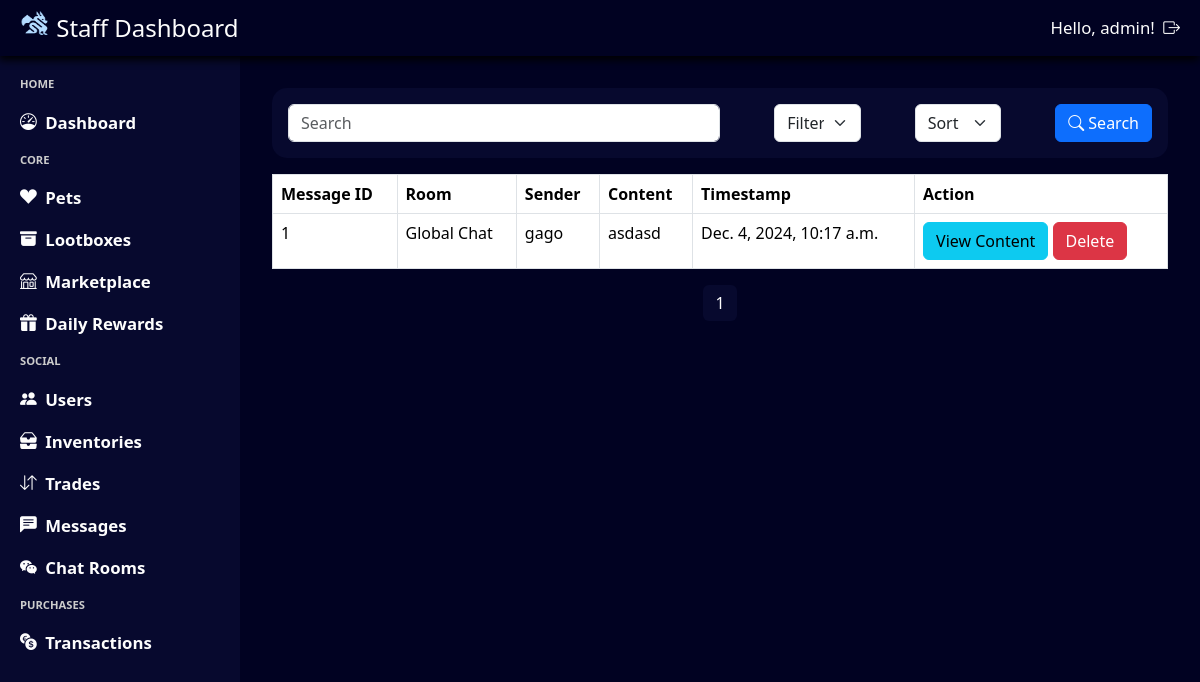
The app's page /staff/chats/ (signed in) with its own data.
### chat/models.py (models this page shows, shortened)
class Message(models.Model):
    room = models.ForeignKey(ChatRoom, on_delete=models.CASCADE, related_name="messages")
    sender = models.ForeignKey(User, on_delete=models.CASCADE, related_name="sent_messages")
    content = models.TextField()
    timestamp = models.DateTimeField(auto_now_add=True)

class ChatRoom(models.Model):
    ROOM_TYPES = [
        ('global', 'Global'),
        ('private', 'Private')
    ]
    type = models.CharField(max_length=10, choices=ROOM_TYPES)
    name = models.CharField(max_length=100, unique=True)
    members = models.ManyToManyField(User, blank=True)

### admin_system/views.py (the view, shortened to what this page needs)
# urls.py: path('chats/', views.query_chats, name='query_chats'),
@login_required(login_url='admin_login')
@user_passes_test(login_url='admin_login', test_func=is_staff)
def query_chats(request):
    query = request.GET.get('search', '')
    filter_by = request.GET.get('filter', '')
    sort_by = request.GET.get('sort', '')
    messages = Message.objects.all()
    if sort_by == 'descending':
        messages = messages.reverse()
    paginator = Paginator(messages, 10)  # Show 10 messages per page
    page_number = request.GET.get('page')
    page_obj = paginator.get_page(page_number)
    return render(request, 'staff_messages.html', {'page_obj': page_obj})

### admin_system/views.py (called while the page is built)
def is_staff(user):
    return user.is_staff

### base_template/context_processor.py (called while the page is built)
def profile_context(request):
    if request.user.is_authenticated:
        try:
            profile = Profile.objects.get(user = request.user)
            return {'navbar_profile': profile}
        except Profile.DoesNotExist:
            return {'navbar_profile': None}
    return {'navbar_profile': None}

### notification/context_processor.py (called while the page is built)
def notification_context(request):
    if request.user.is_authenticated:
        notifications = Notification.objects.filter(user=request.user, notif_status=Notification.Status.unread).count()
        return {'notifications': notifications}
    return {'notifications': 0}

### admin_system/templates/staff_messages.html (shortened to what this page needs)
{% extends "staff_template.html" %}
{% load static %}
{% block css %}
    <link rel="stylesheet" href="{% static 'staff_messages.css' %}"/>
{% endblock %}
{% block content %}
<div class="staff-messages-container">
    <form class="staff-messages-header" method="get" action="{% url 'query_chats' %}">
        <div id="search-container">
            <input type="text" name="search" class="form-control staff-messages-header-search" placeholder="Search" aria-label="Search" aria-describedby="basic-addon1">
        </div>
        <select name="filter" class="form-select staff-messages-header-filter" aria-label="Filter">
            <option value="message_id" selected>Filter by: Message ID</option>
        </select>
        <select name="sort" class="form-select staff-messages-header-sort" aria-label="Sort">
            <option value="" selected disabled>Sort by:</option>
        </select>
        <button class="btn btn-primary staff-messages-header-button" id="staff-messages-header-button-search">
            <i class="bi bi-search"></i>
            Search
        </button>
    </form>
    <table class="table table-bordered">
        <thead>
            <tr>
                <th>Message ID</th>
                <th>Room</th>
                <th>Sender</th>
                <th>Content</th>
                <th>Timestamp</th>
                <th>Action</th>
            </tr>
        </thead>
        <tbody>
            {% for message in page_obj %}
            <tr>
                <td>{{ message.id }}</td>
                <td>{{ message.room.name }}</td>
                <td>{{ message.sender.username }}</td>
                <td>{{ message.content|truncatechars:20 }}</td>
                <td>{{ message.timestamp }}</td>
                <td>
                    <button type="button" class="btn btn-info" data-toggle="modal" data-target="#viewMessageModal{{ message.id }}">View Content</button>
                    <button type="button" class="btn btn-danger" data-toggle="modal" data-target="#deleteMessageModal{{ message.id }}">Delete</button>
                </td>
            </tr>
            {% endfor %}
        </tbody>
    </table>
    <nav aria-label="Page navigation">
        <ul class="pagination">
            {% for num in page_obj.paginator.page_range %}
                {% if page_obj.number == num %}
                    <li class="page-item active"><a class="page-link" href="#">{{ num }}</a></li>
                {% elif num > page_obj.number|add:'-3' and num < page_obj.number|add:'3' %}
                    <li class="page-item"><a class="page-link" href="?page={{ num }}">{{ num }}</a></li>
                {% endif %}
            {% endfor %}
        </ul>
    </nav>
</div>
{% endblock %}

### admin_system/templates/staff_template.html (shortened to what this page needs)
{% load static %}
<html>
    <head>
        <link rel="stylesheet" type="text/css" href="{% static 'staff_template.css' %}">
        <link rel="stylesheet" href="https://cdn.jsdelivr.net/npm/bootstrap@5.3.3/dist/css/bootstrap.min.css">
        <link rel="stylesheet" href="https://cdn.jsdelivr.net/npm/bootstrap-icons@1.11.3/font/bootstrap-icons.min.css">
        {% block css %}{% endblock %}
    </head>
    <body>
        <div class = "staff-template-container">
            <div class = "staff-template-navbar">
                <div class = "staff-template-navbar-title">
                    <img src="{% static 'logo-light.png' %}" alt="Logo" width="30" height="24" class="d-inline-block align-text-top">
                    Staff Dashboard
                </div>
                <div class = "staff-template-navbar-auth">
                    Hello, {{ user.username }}!
                    <a class = "staff-template-navbar-auth-item" href="{% url "staff_logout" %}">
                        <i class="bi bi-box-arrow-right"></i>
                    </a>
                </div>
            </div>
            <div class = "staff-template-left">
                HOME
                <a class = "staff-template-left-item" href="{% url 'staff_dashboard' %}">
                    <i class="bi bi-speedometer"></i>Dashboard
                </a>
                CORE
                <a class = "staff-template-left-item" href="{% url 'staff_pets' %}">
                    <i class="bi bi-suit-heart-fill"></i>Pets
                </a>
                <a class = "staff-template-left-item"  href="{% url 'staff_lootboxes' %}">
                    <i class="bi bi-archive-fill"></i>Lootboxes
                </a>
                <a class = "staff-template-left-item"  href="{% url 'staff_marketplace' %}">
                    <i class="bi bi-shop"></i>Marketplace
                </a>
                <a class = "staff-template-left-item"  href="{% url 'query_staff_rewards' %}">
                    <i class="bi bi-gift-fill"></i>Daily Rewards
                </a>
                SOCIAL
                <a class = "staff-template-left-item" href="{% url 'staff_users' %}">
                    <i class="bi bi-people-fill"></i>Users
                </a>
                <a class = "staff-template-left-item" href="{% url 'query_inventory' %}">
                    <i class="bi bi-inboxes-fill"></i>Inventories
                </a>
                <a class = "staff-template-left-item" href="{% url 'query_trades' %}">
                    <i class="bi bi-arrow-down-up"></i>Trades
                </a>
                <a class = "staff-template-left-item" href="{% url 'query_chats' %}">
                    <i class="bi bi-chat-left-text-fill"></i>Messages
                </a>
                <a class = "staff-template-left-item" href="{% url 'query_chat_rooms' %}">
                    <i class="bi bi-wechat"></i>Chat Rooms
                </a>
                PURCHASES
                <a class = "staff-template-left-item" href="{% url 'staff_transactions' %}">
                    <i class="bi bi-currency-exchange"></i>Transactions
                </a>
            </div>
            <div class = "staff-template-content">
                {% block content %}
                {% endblock %}
            </div>
        </div>
    </body>
</html>

### base_template/static/staff_template.css (style rules this page uses)
* { box-sizing: border-box; color: #fdfdfd; }
html, body { height: 100%; margin: 0; overflow: hidden; }
.staff-template-container { background-color: #010222; height: 100dvh; width: 100dvw; display: grid; grid-template-columns: 0.25fr 1fr; grid-template-rows: 56px 1fr; grid-template-areas: "navbar navbar" "sidebar main-content"; }
.staff-template-container { grid-area: main-content; width: 100%; height: 100%; overflow-y: auto; }
.staff-template-navbar { grid-area: navbar; background-color: #010222; display: flex; align-items: center; justify-content: space-between; padding: 0 20px; font-size: 1.5em; font-weight: 500; gap: 0.5em; filter: drop-shadow(-1px 4px 4px #000000); }
.staff-template-navbar-auth { display: flex; gap: 0.5em; align-items: center; font-size: 0.7em; font-weight: medium; }
.staff-template-left { grid-area: sidebar; background-color: #07092E; display: flex; flex-direction: column; align-items: left; padding: 20px; gap: 1.5em; color: #CCCCCC; font-size: 0.7em; font-weight: 600; }
.staff-template-left-item { display: flex; gap: 0.5em; align-items: center; font-size: 1.5em; }
a { color: #fdfdfd !important; text-decoration: none !important; }
select option { color: #1a1a1a !important; }
.pagination > .page-item > .page-link { background-color: #07092E; color: #fdfdfd; border: none; }

### base_template/static/staff_messages.css (style rules this page uses)
.staff-messages-container { width: 100%; height: 100%; display: flex; flex-direction: column; align-items: center; padding: 2em; overflow-y: auto; }
.staff-messages-header { display: flex; justify-content: space-between; align-items: center; width: 100%; padding: 1em; background-color: #07092E; border-radius: 15px; }
#search-container { width: 50%; }
.staff-messages-header-filter { width: 10%; }
.staff-messages-header-sort { width:10%; }
li { color: #1a1a1a; }
li::marker { color: #1a1a1a; }

### records on screen
Message: id "1", room.name "Global Chat", sender.username "gago", content "asdasd", timestamp "Dec. 4, 2024, 10:17 a.m."

### other values on screen
{{ user.username }} "admin"
{{ num }} "1"
